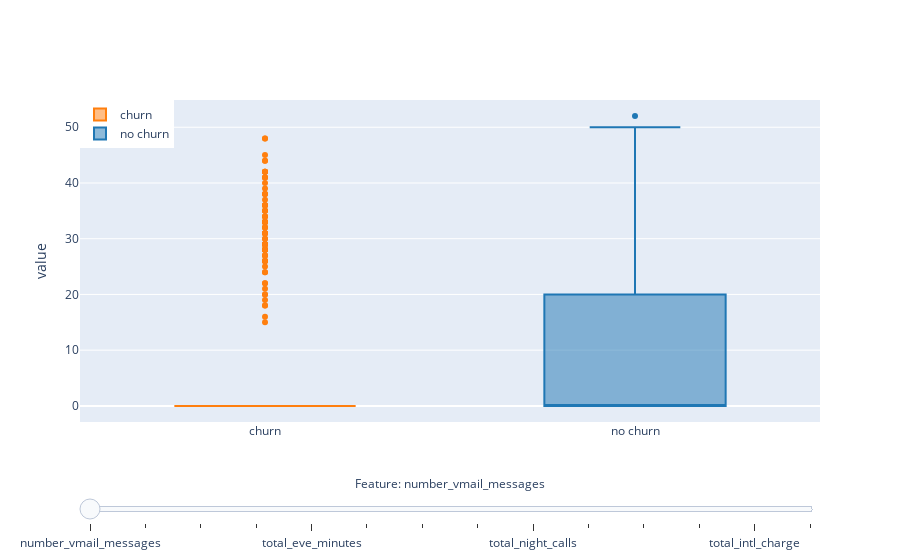

Notebook code for this chart:
### Markdown cell above
## Plotting box plots for each features

### Code cell
def create_box_churn_trace(col, visible=False):
    return go.Box(
        y=churn[col],
        name='churn',
        marker = dict(color = colors[1]),
        visible=visible,
    )

def create_box_no_churn_trace(col, visible=False):
    return go.Box(
        y=no_churn[col],
        name='no churn',
        marker = dict(color = colors[0]),
        visible = visible,
    )

features_not_for_hist = ["state", "account_length", "churn"]
features_for_hist = [x for x in pre_df.columns if x not in features_not_for_hist]
# remove features with too less distinct values (e.g. binary features), because boxplot does not make any sense for them
features_for_box = [col for col in features_for_hist if len(churn[col].unique())>5]

active_idx = 0
box_traces_churn = [(create_box_churn_trace(col) if i != active_idx else create_box_churn_trace(col, visible=True)) for i, col in enumerate(features_for_box)]
box_traces_no_churn = [(create_box_no_churn_trace(col) if i != active_idx else create_box_no_churn_trace(col, visible=True)) for i, col in enumerate(features_for_box)]
data = box_traces_churn + box_traces_no_churn

n_features = len(features_for_box)
steps = []
for i in range(n_features):
    step = dict(
        method = 'restyle',  
        args = ['visible', [False] * len(data)],
        label = features_for_box[i],
    )
    step['args'][1][i] = True # Toggle i'th trace to "visible"
    step['args'][1][i + n_features] = True # Toggle i'th trace to "visible"
    steps.append(step)

sliders = [dict(
    active = active_idx,
    currentvalue = dict(
        prefix = "Feature: ", 
        xanchor= 'center',
    ),
    pad = {"t": 50},
    steps = steps,
    len=1,
)]

layout = dict(
    sliders=sliders,
    yaxis=dict(
        title='value',
        automargin=True,
    ),
    legend=dict(
        x=0,
        y=1,
    ),
)

fig = dict(data=data, layout=layout)

iplot(fig, filename='box_slider')

### Figure 1 — Plotly figure (JSON) as saved in the notebook; plotly's stock layout.template omitted (floating-point values rounded to 4 significant figures; data arrays with more than 128 entries replaced by an {"elided": "..."} marker saying what was removed)
{"data": [{"marker": {"color": "rgb(255, 127, 14)"}, "name": "churn", "type": "box", "visible": true, "y": {"elided": "594 int values"}}, {"marker": {"color": "rgb(255, 127, 14)"}, "name": "churn", "type": "box", "visible": false, "y": {"elided": "594 float values"}}, {"marker": {"color": "rgb(255, 127, 14)"}, "name": "churn", "type": "box", "visible": false, "y": {"elided": "594 int values"}}, {"marker": {"color": "rgb(255, 127, 14)"}, "name": "churn", "type": "box", "visible": false, "y": {"elided": "594 float values"}}, {"marker": {"color": "rgb(255, 127, 14)"}, "name": "churn", "type": "box", "visible": false, "y": {"elided": "594 float values"}}, {"marker": {"color": "rgb(255, 127, 14)"}, "name": "churn", "type": "box", "visible": false, "y": {"elided": "594 int values"}}, {"marker": {"color": "rgb(255, 127, 14)"}, "name": "churn", "type": "box", "visible": false, "y": {"elided": "594 float values"}}, {"marker": {"color": "rgb(255, 127, 14)"}, "name": "churn", "type": "box", "visible": false, "y": {"elided": "594 float values"}}, {"marker": {"color": "rgb(255, 127, 14)"}, "name": "churn", "type": "box", "visible": false, "y": {"elided": "594 int values"}}, {"marker": {"color": "rgb(255, 127, 14)"}, "name": "churn", "type": "box", "visible": false, "y": {"elided": "594 float values"}}, {"marker": {"color": "rgb(255, 127, 14)"}, "name": "churn", "type": "box", "visible": false, "y": {"elided": "594 float values"}}, {"marker": {"color": "rgb(255, 127, 14)"}, "name": "churn", "type": "box", "visible": false, "y": {"elided": "594 int values"}}, {"marker": {"color": "rgb(255, 127, 14)"}, "name": "churn", "type": "box", "visible": false, "y": {"elided": "594 float values"}}, {"marker": {"color": "rgb(255, 127, 14)"}, "name": "churn", "type": "box", "visible": false, "y": {"elided": "594 int values"}}, {"marker": {"color": "rgb(31, 119, 180)"}, "name": "no churn", "type": "box", "visible": true, "y": {"elided": "3634 int values"}}, {"marker": {"color": "rgb(31, 119, 180)"}, "name": "no churn", "type": "box", "visible": false, "y": {"elided": "3634 float values"}}, {"marker": {"color": "rgb(31, 119, 180)"}, "name": "no churn", "type": "box", "visible": false, "y": {"elided": "3634 int values"}}, {"marker": {"color": "rgb(31, 119, 180)"}, "name": "no churn", "type": "box", "visible": false, "y": {"elided": "3634 float values"}}, {"marker": {"color": "rgb(31, 119, 180)"}, "name": "no churn", "type": "box", "visible": false, "y": {"elided": "3634 float values"}}, {"marker": {"color": "rgb(31, 119, 180)"}, "name": "no churn", "type": "box", "visible": false, "y": {"elided": "3634 int values"}}, {"marker": {"color": "rgb(31, 119, 180)"}, "name": "no churn", "type": "box", "visible": false, "y": {"elided": "3634 float values"}}, {"marker": {"color": "rgb(31, 119, 180)"}, "name": "no churn", "type": "box", "visible": false, "y": {"elided": "3634 float values"}}, {"marker": {"color": "rgb(31, 119, 180)"}, "name": "no churn", "type": "box", "visible": false, "y": {"elided": "3634 int values"}}, {"marker": {"color": "rgb(31, 119, 180)"}, "name": "no churn", "type": "box", "visible": false, "y": {"elided": "3634 float values"}}, {"marker": {"color": "rgb(31, 119, 180)"}, "name": "no churn", "type": "box", "visible": false, "y": {"elided": "3634 float values"}}, {"marker": {"color": "rgb(31, 119, 180)"}, "name": "no churn", "type": "box", "visible": false, "y": {"elided": "3634 int values"}}, {"marker": {"color": "rgb(31, 119, 180)"}, "name": "no churn", "type": "box", "visible": false, "y": {"elided": "3634 float values"}}, {"marker": {"color": "rgb(31, 119, 180)"}, "name": "no churn", "type": "box", "visible": false, "y": {"elided": "3634 int values"}}], "layout": {"legend": {"x": 0, "y": 1}, "sliders": [{"active": 0, "currentvalue": {"prefix": "Feature: ", "xanchor": "center"}, "len": 1, "pad": {"t": 50}, "steps": [{"args": ["visible", [true, false, false, false, false, false, false, false, false, false, false, false, false, false, true, false, false, false, false, false, false, false, false, false, false, false, false, false]], "label": "number_vmail_messages", "method": "restyle"}, {"args": ["visible", [false, true, false, false, false, false, false, false, false, false, false, false, false, false, false, true, false, false, false, false, false, false, false, false, false, false, false, false]], "label": "total_day_minutes", "method": "restyle"}, {"args": ["visible", [false, false, true, false, false, false, false, false, false, false, false, false, false, false, false, false, true, false, false, false, false, false, false, false, false, false, false, false]], "label": "total_day_calls", "method": "restyle"}, {"args": ["visible", [false, false, false, true, false, false, false, false, false, false, false, false, false, false, false, false, false, true, false, false, false, false, false, false, false, false, false, false]], "label": "total_day_charge", "method": "restyle"}, {"args": ["visible", [false, false, false, false, true, false, false, false, false, false, false, false, false, false, false, false, false, false, true, false, false, false, false, false, false, false, false, false]], "label": "total_eve_minutes", "method": "restyle"}, {"args": ["visible", [false, false, false, false, false, true, false, false, false, false, false, false, false, false, false, false, false, false, false, true, false, false, false, false, false, false, false, false]], "label": "total_eve_calls", "method": "restyle"}, {"args": ["visible", [false, false, false, false, false, false, true, false, false, false, false, false, false, false, false, false, false, false, false, false, true, false, false, false, false, false, false, false]], "label": "total_eve_charge", "method": "restyle"}, {"args": ["visible", [false, false, false, false, false, false, false, true, false, false, false, false, false, false, false, false, false, false, false, false, false, true, false, false, false, false, false, false]], "label": "total_night_minutes", "method": "restyle"}, {"args": ["visible", [false, false, false, false, false, false, false, false, true, false, false, false, false, false, false, false, false, false, false, false, false, false, true, false, false, false, false, false]], "label": "total_night_calls", "method": "restyle"}, {"args": ["visible", [false, false, false, false, false, false, false, false, false, true, false, false, false, false, false, false, false, false, false, false, false, false, false, true, false, false, false, false]], "label": "total_night_charge", "method": "restyle"}, {"args": ["visible", [false, false, false, false, false, false, false, false, false, false, true, false, false, false, false, false, false, false, false, false, false, false, false, false, true, false, false, false]], "label": "total_intl_minutes", "method": "restyle"}, {"args": ["visible", [false, false, false, false, false, false, false, false, false, false, false, true, false, false, false, false, false, false, false, false, false, false, false, false, false, true, false, false]], "label": "total_intl_calls", "method": "restyle"}, {"args": ["visible", [false, false, false, false, false, false, false, false, false, false, false, false, true, false, false, false, false, false, false, false, false, false, false, false, false, false, true, false]], "label": "total_intl_charge", "method": "restyle"}, {"args": ["visible", [false, false, false, false, false, false, false, false, false, false, false, false, false, true, false, false, false, false, false, false, false, false, false, false, false, false, false, true]], "label": "number_customer_service_calls", "method": "restyle"}]}], "yaxis": {"automargin": true, "title": {"text": "value"}}}}
